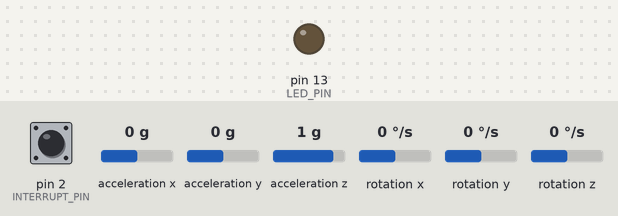
The sketch below on a simulated Arduino Leonardo, built with avr-gcc and run on an emulated ATmega32U4. Parts: output pins drawn as LEDs (lit = HIGH). Dashed ring = blinking. Inputs (shaded band) come from the test bench; at power-on: acceleration x 0 g, acceleration y 0 g, pin 2 (INTERRUPT_PIN) LOW, acceleration z 1 g, rotation x 0 °/s, rotation y 0 °/s, rotation z 0 °/s. The sensor or clock chip raises its interrupt line as the real part does; what the sketch prints to the serial monitor is not drawn.

Above: at 0.1 s.
At 1.7 s:
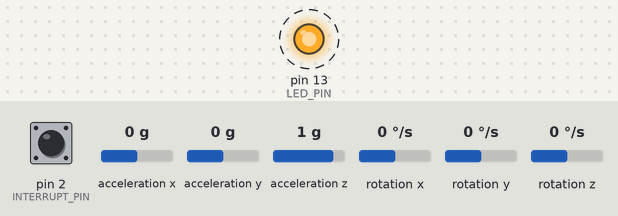
1.8 s: acceleration x set to -1.4 g
4.8 s: acceleration y set to -1.4 g
10.8 s: acceleration x set to 0 g
16.8 s: acceleration x set to 0.8 g
Timing chart, 0 to 65.8 s (numbered marks = the images above; inputs shaded):
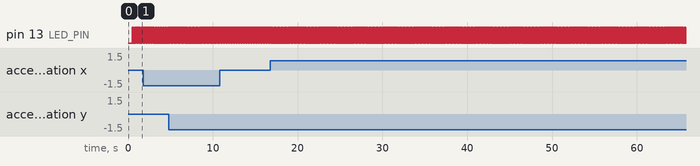

Measured:
- by itself, pin 13 (LED_PIN): alternates HIGH for 0.02 s and LOW for 0.02 s

The sketch:

code-full.ino
```cpp
// I2C device class (I2Cdev) demonstration Arduino sketch for MPU6050 class using DMP (MotionApps v2.0)
// 6/21/2012 by Jeff Rowberg <jeff@rowberg.net>
// Updates should (hopefully) always be available at https://github.com/jrowberg/i2cdevlib
//
// Changelog:
//      2013-05-08 - added seamless Fastwire support
//                 - added note about gyro calibration
//      2012-06-21 - added note about Arduino 1.0.1 + Leonardo compatibility error
//      2012-06-20 - improved FIFO overflow handling and simplified read process
//      2012-06-19 - completely rearranged DMP initialization code and simplification
//      2012-06-13 - pull gyro and accel data from FIFO packet instead of reading directly
//      2012-06-09 - fix broken FIFO read sequence and change interrupt detection to RISING
//      2012-06-05 - add gravity-compensated initial reference frame acceleration output
//                 - add 3D math helper file to DMP6 example sketch
//                 - add Euler output and Yaw/Pitch/Roll output formats
//      2012-06-04 - remove accel offset clearing for better results (thanks Sungon Lee)
//      2012-06-01 - fixed gyro sensitivity to be 2000 deg/sec instead of 250
//      2012-05-30 - basic DMP initialization working

/* ============================================
I2Cdev device library code is placed under the MIT license
Copyright (c) 2012 Jeff Rowberg

Permission is hereby granted, free of charge, to any person obtaining a copy
of this software and associated documentation files (the "Software"), to deal
in the Software without restriction, including without limitation the rights
to use, copy, modify, merge, publish, distribute, sublicense, and/or sell
copies of the Software, and to permit persons to whom the Software is
furnished to do so, subject to the following conditions:

The above copyright notice and this permission notice shall be included in
all copies or substantial portions of the Software.

THE SOFTWARE IS PROVIDED "AS IS", WITHOUT WARRANTY OF ANY KIND, EXPRESS OR
IMPLIED, INCLUDING BUT NOT LIMITED TO THE WARRANTIES OF MERCHANTABILITY,
FITNESS FOR A PARTICULAR PURPOSE AND NONINFRINGEMENT. IN NO EVENT SHALL THE
AUTHORS OR COPYRIGHT HOLDERS BE LIABLE FOR ANY CLAIM, DAMAGES OR OTHER
LIABILITY, WHETHER IN AN ACTION OF CONTRACT, TORT OR OTHERWISE, ARISING FROM,
OUT OF OR IN CONNECTION WITH THE SOFTWARE OR THE USE OR OTHER DEALINGS IN
THE SOFTWARE.
===============================================
*/

// I2Cdev and MPU6050 must be installed as libraries, or else the .cpp/.h files
// for both classes must be in the include path of your project
#include "I2Cdev.h"

#include "MPU6050_6Axis_MotionApps20.h"
//#include "MPU6050.h" // not necessary if using MotionApps include file

// Arduino Wire library is required if I2Cdev I2CDEV_ARDUINO_WIRE implementation
// is used in I2Cdev.h
#if I2CDEV_IMPLEMENTATION == I2CDEV_ARDUINO_WIRE
    #include "Wire.h"
#endif

// class default I2C address is 0x68
// specific I2C addresses may be passed as a parameter here
// AD0 low = 0x68 (default for SparkFun breakout and InvenSense evaluation board)
// AD0 high = 0x69
MPU6050 mpu;
//MPU6050 mpu(0x69); // <-- use for AD0 high

/* =========================================================================
   NOTE: In addition to connection 3.3v, GND, SDA, and SCL, this sketch
   depends on the MPU-6050's INT pin being connected to the Arduino's
   external interrupt #0 pin. On the Arduino Uno and Mega 2560, this is
   digital I/O pin 2.
 * ========================================================================= */

/* =========================================================================
   NOTE: Arduino v1.0.1 with the Leonardo board generates a compile error
   when using Serial.write(buf, len). The Teapot output uses this method.
   The solution requires a modification to the Arduino USBAPI.h file, which
   is fortunately simple, but annoying. This will be fixed in the next IDE
   release. For more info, see these links:

   http://arduino.cc/forum/index.php/topic,109987.0.html
   http://code.google.com/p/arduino/issues/detail?id=958
 * ========================================================================= */


// uncomment "OUTPUT_READABLE_QUATERNION" if you want to see the actual
// quaternion components in a [w, x, y, z] format (not best for parsing
// on a remote host such as Processing or something though)
#define OUTPUT_READABLE_QUATERNION

// uncomment "OUTPUT_READABLE_EULER" if you want to see Euler angles
// (in degrees) calculated from the quaternions coming from the FIFO.
// Note that Euler angles suffer from gimbal lock (for more info, see
// http://en.wikipedia.org/wiki/Gimbal_lock)
#define OUTPUT_READABLE_EULER

// uncomment "OUTPUT_READABLE_YAWPITCHROLL" if you want to see the yaw/
// pitch/roll angles (in degrees) calculated from the quaternions coming
// from the FIFO. Note this also requires gravity vector calculations.
// Also note that yaw/pitch/roll angles suffer from gimbal lock (for
// more info, see: http://en.wikipedia.org/wiki/Gimbal_lock)
#define OUTPUT_READABLE_YAWPITCHROLL

// uncomment "OUTPUT_READABLE_REALACCEL" if you want to see acceleration
// components with gravity removed. This acceleration reference frame is
// not compensated for orientation, so +X is always +X according to the
// sensor, just without the effects of gravity. If you want acceleration
// compensated for orientation, us OUTPUT_READABLE_WORLDACCEL instead.
#define OUTPUT_READABLE_REALACCEL

// uncomment "OUTPUT_READABLE_WORLDACCEL" if you want to see acceleration
// components with gravity removed and adjusted for the world frame of
// reference (yaw is relative to initial orientation, since no magnetometer
// is present in this case). Could be quite handy in some cases.
#define OUTPUT_READABLE_WORLDACCEL

// uncomment "OUTPUT_TEAPOT" if you want output that matches the
// format used for the InvenSense teapot demo
//#define OUTPUT_TEAPOT


#define INTERRUPT_PIN 2  // use pin 2 on Arduino Uno & most boards
#define LED_PIN 13 // (Arduino is 13, Teensy is 11, Teensy++ is 6)
bool blinkState = false;

// MPU control/status vars
bool dmpReady = false;  // set true if DMP init was successful
uint8_t mpuIntStatus;   // holds actual interrupt status byte from MPU
uint8_t devStatus;      // return status after each device operation (0 = success, !0 = error)
uint16_t packetSize;    // expected DMP packet size (default is 42 bytes)
uint16_t fifoCount;     // count of all bytes currently in FIFO
uint8_t fifoBuffer[64]; // FIFO storage buffer

// orientation/motion vars
Quaternion q;           // [w, x, y, z]         quaternion container
VectorInt16 aa;         // [x, y, z]            accel sensor measurements
VectorInt16 aaReal;     // [x, y, z]            gravity-free accel sensor measurements
VectorInt16 aaWorld;    // [x, y, z]            world-frame accel sensor measurements
VectorFloat gravity;    // [x, y, z]            gravity vector
float euler[3];         // [psi, theta, phi]    Euler angle container
float ypr[3];           // [yaw, pitch, roll]   yaw/pitch/roll container and gravity vector

// packet structure for InvenSense teapot demo
uint8_t teapotPacket[14] = { '$', 0x02, 0,0, 0,0, 0,0, 0,0, 0x00, 0x00, '\r', '\n' };


// ================================================================
// ===               INTERRUPT DETECTION ROUTINE                ===
// ================================================================

volatile bool mpuInterrupt = false;     // indicates whether MPU interrupt pin has gone high
void dmpDataReady() {
    mpuInterrupt = true;
}


// ================================================================
// ===                      INITIAL SETUP                       ===
// ================================================================

void setup() {
    // join I2C bus (I2Cdev library doesn't do this automatically)
    #if I2CDEV_IMPLEMENTATION == I2CDEV_ARDUINO_WIRE
        Wire.begin();
        Wire.setClock(400000); // 400kHz I2C clock. Comment this line if having compilation difficulties
    #elif I2CDEV_IMPLEMENTATION == I2CDEV_BUILTIN_FASTWIRE
        Fastwire::setup(400, true);
    #endif

    // initialize serial communication
    // (115200 chosen because it is required for Teapot Demo output, but it's
    // really up to you depending on your project)
    Serial.begin(115200);
    //while (!Serial); // wait for Leonardo enumeration, others continue immediately

    // NOTE: 8MHz or slower host processors, like the Teensy @ 3.3v or Ardunio
    // Pro Mini running at 3.3v, cannot handle this baud rate reliably due to
    // the baud timing being too misaligned with processor ticks. You must use
    // 38400 or slower in these cases, or use some kind of external separate
    // crystal solution for the UART timer.

    // initialize device
    //Serial.println(F("Initializing I2C devices..."));
    mpu.initialize();
    pinMode(INTERRUPT_PIN, INPUT);

    // verify connection
    //Serial.println(F("Testing device connections..."));
    //Serial.println(mpu.testConnection() ? F("MPU6050 connection successful") : F("MPU6050 connection failed"));

    // wait for ready
    //Serial.println(F("\nSend any character to begin DMP programming and demo: "));
    //while (Serial.available() && Serial.read()); // empty buffer
    //while (!Serial.available());                 // wait for data
    //while (Serial.available() && Serial.read()); // empty buffer again

    // load and configure the DMP
    //Serial.println(F("Initializing DMP..."));
    devStatus = mpu.dmpInitialize();

    // supply your own gyro offsets here, scaled for min sensitivity
    mpu.setXGyroOffset(220);
    mpu.setYGyroOffset(76);
    mpu.setZGyroOffset(-85);
    mpu.setZAccelOffset(1788); // 1688 factory default for my test chip

    // make sure it worked (returns 0 if so)
    if (devStatus == 0) {
        // turn on the DMP, now that it's ready
        //Serial.println(F("Enabling DMP..."));
        mpu.setDMPEnabled(true);

        // enable Arduino interrupt detection
        //Serial.println(F("Enabling interrupt detection (Arduino external interrupt 0)..."));
        attachInterrupt(digitalPinToInterrupt(INTERRUPT_PIN), dmpDataReady, RISING);
        mpuIntStatus = mpu.getIntStatus();

        // set our DMP Ready flag so the main loop() function knows it's okay to use it
        //Serial.println(F("DMP ready! Waiting for first interrupt..."));
        dmpReady = true;

        // get expected DMP packet size for later comparison
        packetSize = mpu.dmpGetFIFOPacketSize();
    } else {
        // ERROR!
        // 1 = initial memory load failed
        // 2 = DMP configuration updates failed
        // (if it's going to break, usually the code will be 1)
        //Serial.print(F("DMP Initialization failed (code "));
        //Serial.print(devStatus);
        //Serial.println(F(")"));
    }

    // configure LED for output
    pinMode(LED_PIN, OUTPUT);
}


// ================================================================
// ===                    MAIN PROGRAM LOOP                     ===
// ================================================================

void loop() {
    // if programming failed, don't try to do anything
    if (!dmpReady) return;

    // wait for MPU interrupt or extra packet(s) available
    while (!mpuInterrupt && fifoCount < packetSize) {
        // other program behavior stuff here
        // .
        // .
        // .
        // if you are really paranoid you can frequently test in between other
        // stuff to see if mpuInterrupt is true, and if so, "break;" from the
        // while() loop to immediately process the MPU data
        // .
        // .
        // .
    }

    // reset interrupt flag and get INT_STATUS byte
    mpuInterrupt = false;
    mpuIntStatus = mpu.getIntStatus();

    // get current FIFO count
    fifoCount = mpu.getFIFOCount();

    // check for overflow (this should never happen unless our code is too inefficient)
    if ((mpuIntStatus & 0x10) || fifoCount == 1024) {
        // reset so we can continue cleanly
        mpu.resetFIFO();
        Serial.println(F("FIFO overflow!"));

    // otherwise, check for DMP data ready interrupt (this should happen frequently)
    } else if (mpuIntStatus & 0x02) {
        // wait for correct available data length, should be a VERY short wait
        while (fifoCount < packetSize) fifoCount = mpu.getFIFOCount();

        // read a packet from FIFO
        mpu.getFIFOBytes(fifoBuffer, packetSize);

        // track FIFO count here in case there is > 1 packet available
        // (this lets us immediately read more without waiting for an interrupt)
        fifoCount -= packetSize;

            mpu.dmpGetQuaternion(&q, fifoBuffer);
            mpu.dmpGetEuler(euler, &q);
//            mpu.dmpGetGravity(&gravity, &q);
//            mpu.dmpGetYawPitchRoll(ypr, &q, &gravity);
//            mpu.dmpGetAccel(&aa, fifoBuffer);
//            mpu.dmpGetLinearAccel(&aaReal, &aa, &gravity);
//            mpu.dmpGetLinearAccelInWorld(&aaWorld, &aaReal, &q);

//            // display quaternion values in easy matrix form: w x y z
//            mpu.dmpGetQuaternion(&q, fifoBuffer);
            //Serial.print("quat\t");
            Serial.print(q.w);
            Serial.print("\t");
            Serial.print(q.x);
            Serial.print("\t");
            Serial.print(q.y);
            Serial.print("\t");
            Serial.print(q.z);
            Serial.print("\t");

//            // display Euler angles in degrees
//            mpu.dmpGetQuaternion(&q, fifoBuffer);
//            mpu.dmpGetEuler(euler, &q);
//            //Serial.print("euler\t");
            Serial.print(euler[0] * 180/M_PI);
            Serial.print("\t");
            Serial.print(euler[1] * 180/M_PI);
            Serial.print("\t");
            Serial.print(euler[2] * 180/M_PI);
            Serial.print("\t");

            // display Euler angles in degrees
            mpu.dmpGetQuaternion(&q, fifoBuffer);
            mpu.dmpGetGravity(&gravity, &q);
            mpu.dmpGetYawPitchRoll(ypr, &q, &gravity);
            //Serial.print("ypr\t");
            Serial.print(ypr[0] * 180/M_PI);
            Serial.print("\t");
            Serial.print(ypr[1] * 180/M_PI);
            Serial.print("\t");
//            Serial.println(ypr[2] * 180/M_PI);
            Serial.print(ypr[2] * 180/M_PI);
            Serial.print("\t");

//            // display real acceleration, adjusted to remove gravity
//            mpu.dmpGetQuaternion(&q, fifoBuffer);
//            mpu.dmpGetAccel(&aa, fifoBuffer);
//            mpu.dmpGetGravity(&gravity, &q);
//            mpu.dmpGetLinearAccel(&aaReal, &aa, &gravity);
            //Serial.print("areal\t");
            Serial.print(aaReal.x);
            Serial.print("\t");
            Serial.print(aaReal.y);
            Serial.print("\t");
            Serial.print(aaReal.z);
            Serial.print("\t");

//            // display initial world-frame acceleration, adjusted to remove gravity
//            // and rotated based on known orientation from quaternion
//            mpu.dmpGetQuaternion(&q, fifoBuffer);
//            mpu.dmpGetAccel(&aa, fifoBuffer);
//            mpu.dmpGetGravity(&gravity, &q);
//            mpu.dmpGetLinearAccel(&aaReal, &aa, &gravity);
//            mpu.dmpGetLinearAccelInWorld(&aaWorld, &aaReal, &q);
//            //Serial.print("aworld\t");
            Serial.print(aaWorld.x);
            Serial.print("\t");
            Serial.print(aaWorld.y);
            Serial.print("\t");
            Serial.println(aaWorld.z);

        #ifdef OUTPUT_TEAPOT
            // display quaternion values in InvenSense Teapot demo format:
            teapotPacket[2] = fifoBuffer[0];
            teapotPacket[3] = fifoBuffer[1];
            teapotPacket[4] = fifoBuffer[4];
            teapotPacket[5] = fifoBuffer[5];
            teapotPacket[6] = fifoBuffer[8];
            teapotPacket[7] = fifoBuffer[9];
            teapotPacket[8] = fifoBuffer[12];
            teapotPacket[9] = fifoBuffer[13];
            Serial.write(teapotPacket, 14);
            teapotPacket[11]++; // packetCount, loops at 0xFF on purpose
        #endif

        // blink LED to indicate activity
        blinkState = !blinkState;
        digitalWrite(LED_PIN, blinkState);
    }
}
```
